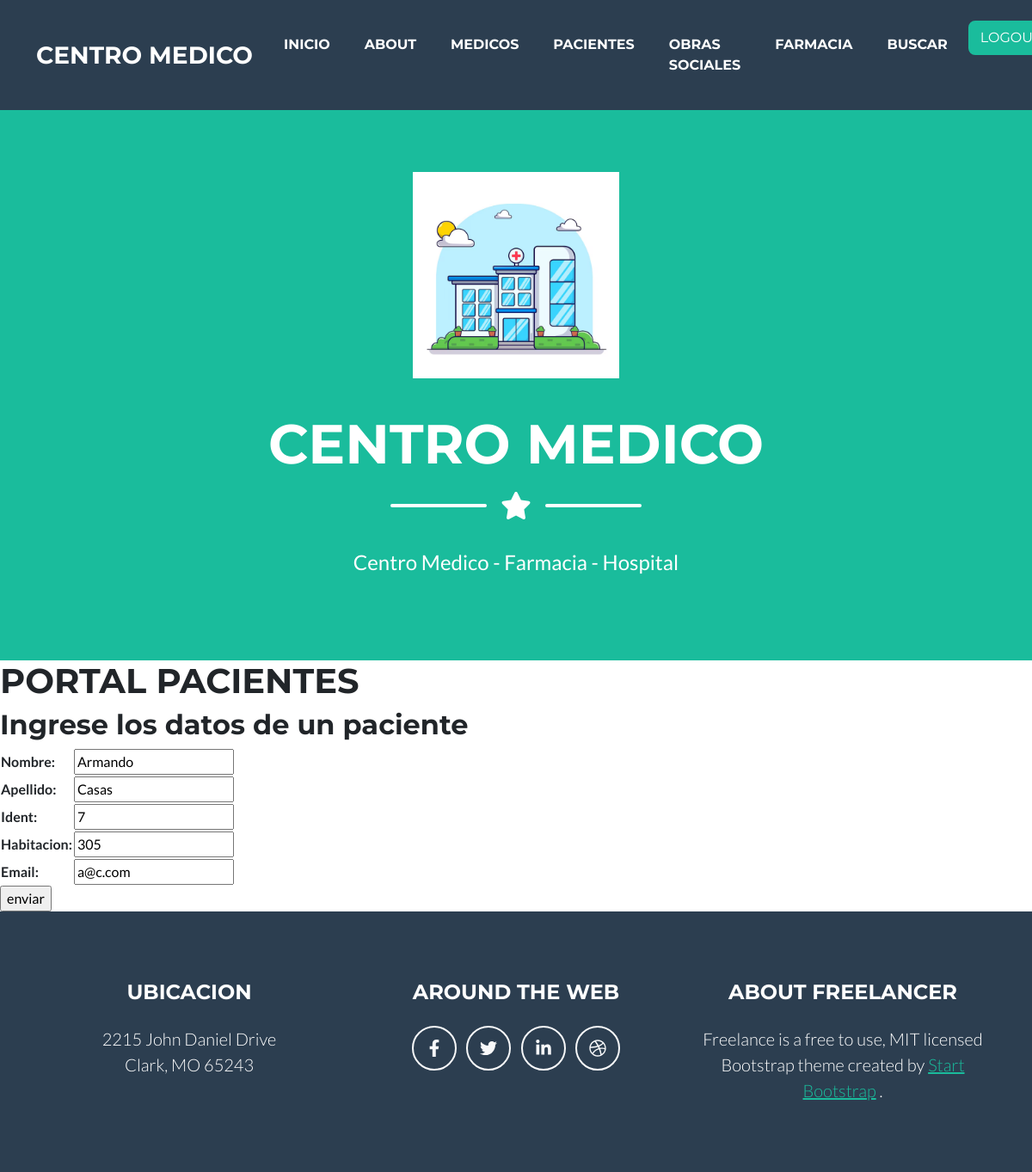
The app's page /paciente_update/3/ (signed in) with its own data.
### centromed/models.py (models this page shows, shortened)
class Paciente (models.Model):
    nombre= models.CharField(max_length=20)
    apellido= models.CharField(max_length=20)
    ident= models.IntegerField()
    email= models.EmailField()
    habitacion= models.IntegerField()

### centromed/views.py (the view)
# urls.py: path("paciente_update/<pk>/", PacienteUpdateView.as_view(), name= "paciente_update"),
class PacienteUpdateView(LoginRequiredMixin, UpdateView):
    model= Paciente
    template_name= "centromed/paciente_update.html"
    success_url= reverse_lazy("paciente_lista")
    fields= ["nombre","apellido","ident", "habitacion", "email"]

### centromed/templates/centromed/paciente_update.html (shortened to what this page needs)
{% extends 'centromed/base.html' %}
{% block mutable %}
    <h1>PORTAL PACIENTES</h1>
    <h2>Ingrese los datos de un paciente</h2>
{% block main%}
<form action="" Method=POST>
        <table>
            {{form.as_table}}
        </table>
        <input type="submit" value="enviar">
</form>
{%endblock main %}
{% endblock %}

### records on screen
Paciente: nombre "Armando", apellido "Casas", ident "7", habitacion "305", email "a@c.com"
